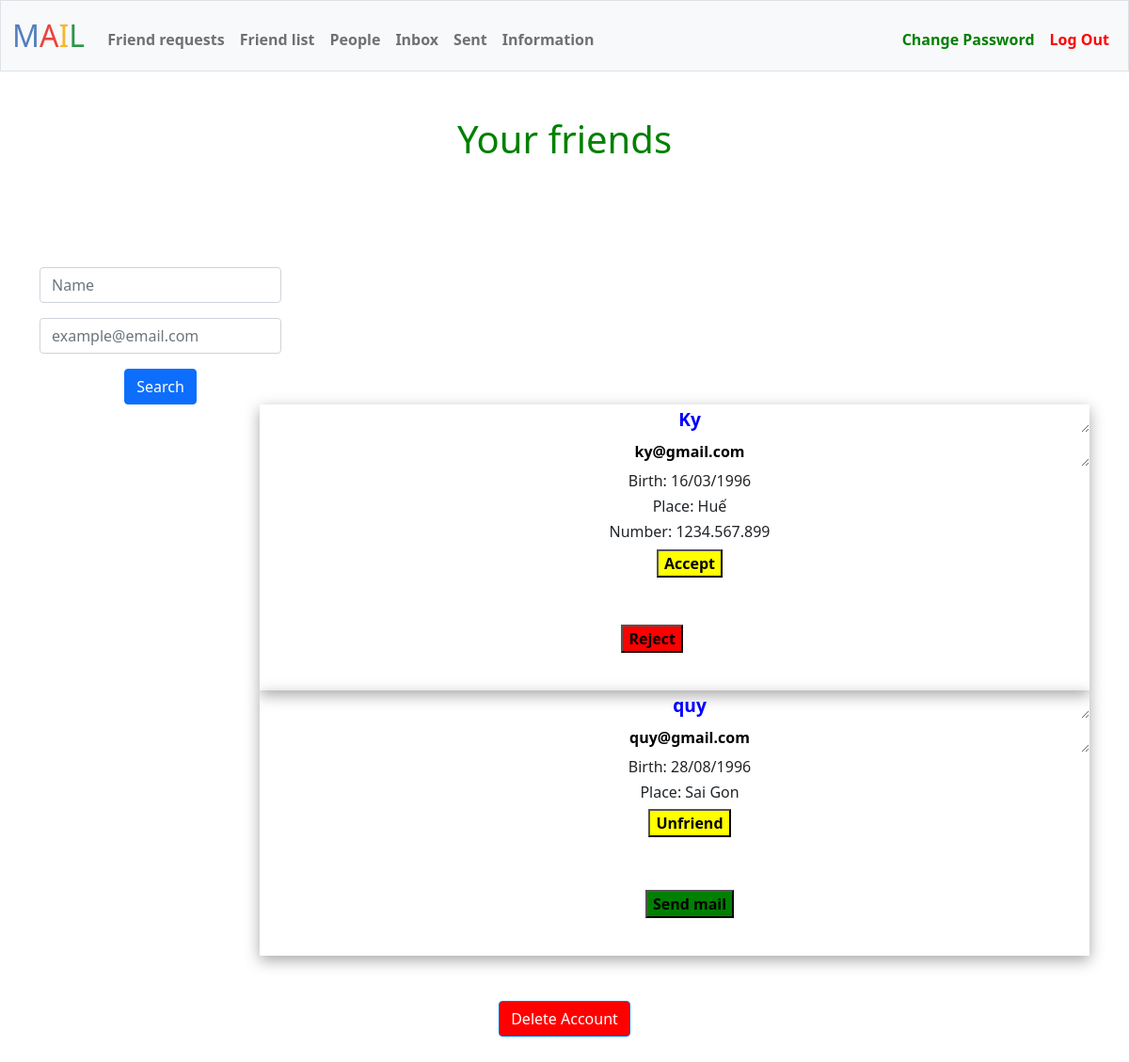
The page /list (signed in) on the database its author committed.
### tables this page shows
CREATE TABLE informations (
id INTEGER PRIMARY KEY AUTOINCREMENT NOT NULL,
user_id INTEGER NOT NULL,
name TEXT NOT NULL,
birth TEXT,
place TEXT,
number TEXT,
email TEXT NOT NULL UNIQUE);

### app.py (the view, shortened to what this page needs)
@app.route("/list", methods=["GET", "POST"])
@login_required
@information_required
def list():
    user_id = session['user_id']
    if request.method == "GET":
        rows = db.execute("SELECT * FROM informations JOIN friends ON user_id = host_id OR user_id = friend_id WHERE host_id = ? OR friend_id = ? ORDER BY friends.id DESC", user_id, user_id)
        people = []
        for row in rows:
            if user_id != row['user_id']:
                person = {}
                person['name'] = row['name']
                person['email'] = row['email']
                person['birth'] = row['birth']
                person['place'] = row['place']
                person['number'] = row['number']
                if row['status'] == 'confirmed':
                    person['operation'] = 'Unfriend'
                    person['button'] = 'Send mail'
                if user_id == row['host_id'] and row['status'] == 'unconfirmed':
                    person['operation'] = 'Cancel request'
                if user_id == row['friend_id'] and row['status'] == 'unconfirmed':
                    person['reject'] = 'Reject'
                    person['operation'] = 'Accept'
                people.append(person)
        return render_template("list.html", people=people)

### app.py (called while the page is built)
@app.after_request
def after_request(response):
    response.headers["Cache-Control"] = "no-cache, no-store, must-revalidate"
    response.headers["Expires"] = 0
    response.headers["Pragma"] = "no-cache"
    return response

### helpers.py (called while the page is built)
def login_required(f):
    @wraps(f)
    def decorated_function(*args, **kwargs):
        if session.get("user_id") is None:
            return redirect("/login")
        return f(*args, **kwargs)
    return decorated_function

def information_required(f):
    @wraps(f)
    def decorated_function(*args, **kwargs):
        user_id = session.get("user_id")
        rows = db.execute("SELECT * FROM informations WHERE user_id = ?", user_id)
        if len(rows) == 0:
            message = 'You must provide you informations first!'
            return render_template("information.html", requirement=message)
        return f(*args, **kwargs)
    return decorated_function

### templates/list.html (shortened to what this page needs)
{% extends "layout.html" %}
{% block list %}<h1>Your friends</h1>{% endblock %}
{% block main %}
<div id="parent">
    <div id="find">
        <form id="search-form" action="/list" method="post">
            <div class="mb-3">
                <input autofocus class="form-control mx-auto w-auto" id="name" name="name" placeholder="Name" type="text">
            </div>
            <div class="mb-3">
                <input class="form-control mx-auto w-auto" id="email" name="email" placeholder="example@email.com" type="text">
            </div>
            <button class="btn btn-primary" type="submit">Search</button>
        </form>
    </div>
    {% for person in people %}
    <div class="result">
        <div>
            <div>
                <form action="/add" method="post">
                    <ul>
                        <li><textarea id="person" name="name" readonly>{{ person["name"] }}</textarea></li>
                        <li><textarea id="person-email" name="email" readonly>{{ person["email"] }}</textarea></li>
                        {% if person["birth"] %}
                        <li><h6>Birth: {{ person["birth"] }}</h6></li>
                        {% endif %}
                        {% if person["place"] %}
                        <li><h6>Place: {{ person["place"] }}</h6></li>
                        {% endif %}
                        {% if person["number"] %}
                        <li><h6>Number: {{ person["number"] }}</h6></li>
                        {% endif %}
                        <div class="button"><button id="upper-button" type="submit">{{ person["operation"] }}</button></div>
                    </ul>
                    <br>
                </form>
                <form class="reject" action="/reject" method="post">
                    <ul>
                        {% if person["reject"] %}
                        <div class="button"><button id="reject" type="submit">{{ person["reject"] }}</button></div>
                        {% endif %}
                    </ul>
                </form>
            </div>
        </div>
        <div>
            <form action="/send" method="post">
                <ul>
                    {% if person["button"] %}
                    <div class="button"><button id="lower-button" type="submit">{{ person["button"] }}</button></div>
                    {% endif %}
                </ul>
                <br>
            </form>
        </div>
    </div>
    {% endfor %}
</div>
{% endblock %}

### templates/list.html (style rules this page uses)
h1 { text-align: center; color: green; }
#person { color: blue; }
#find { float: left; padding-left: 30px;; }
.result { float: right; width: 75%; margin-right: 30px; box-shadow: rgba(0, 0, 0, 0.35) 0px 5px 15px; }
ul li { list-style-type: none; }
ul li textarea { text-align: center; width: 100%; height: 30px; background: none; border: none; min-height: 30px; }
#person { font-size: larger; font-weight: bold; height: 30px; }
#person-email { font-weight: bold; height: 30px; }
#lower-button { background-color: green; }
button { font-weight: bold; background-color: yellow; }
#reject { background-color: red; }
.reject { width:min-content; margin: auto; margin-top: 10px; margin-right: 432px; }

### rows shown on the page
informations: name "Ky", email "ky@gmail.com", birth "16/03/1996", place "Huế", number "1234.567.899", operation "Accept", reject "Reject"
informations: name "quy", email "quy@gmail.com", birth "28/08/1996", place "Sai Gon", operation "Unfriend", button "Send mail"
